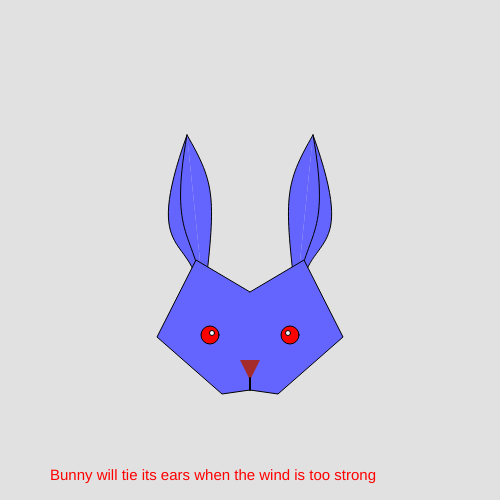
Frame 1 (no input)
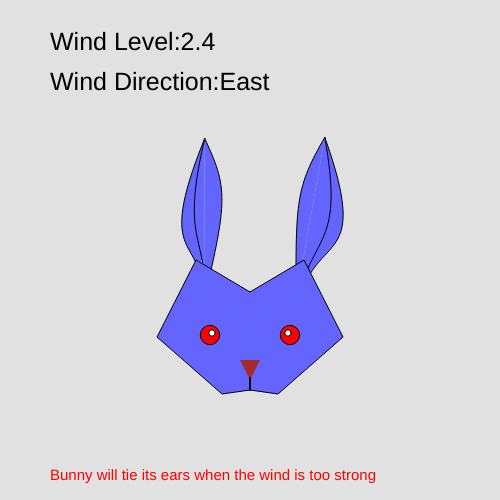
Frame 60 (no input)
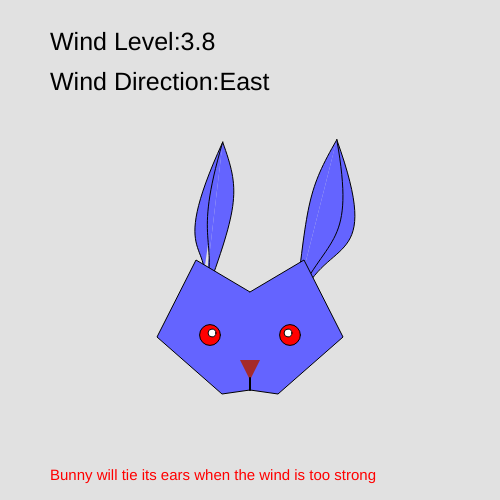
Frame 120 (the mouse pressed at the canvas centre since frame 60)

The p5.js sketch that drew these frames (run headless with seeded random() and noise() and a simulated clock; from frame 60 on, the mouse is pressed at the canvas centre):

// p5.js sketch
// ── sketch.js
let r;

function setup() {
  createCanvas(500, 500);
  // background(225);
  r = new Rabbit();
}

function draw() {
  background(225);
  r.display();
  r.blowWind();
  r.earBack();
  r.eyesBlink();
}

function keyPressed() {
  if (keyCode === LEFT_ARROW) {
    let westWind1 = createVector(-0.2, -0.04);
    let westWind2 = createVector(-0.3, -0.06);
    r.levelUp1(westWind1);
    r.levelUp2(westWind2);
  }
  if (keyCode === RIGHT_ARROW) {
    let eastWind1 = createVector(0.2, 0.04);
    let eastWind2 = createVector(0.3, 0.06);
    r.levelUp1(eastWind1);
    r.levelUp2(eastWind2);
  }
}

class Rabbit {
  constructor() {
    this.pos1 = createVector(304, 229);
    this.pos2 = createVector(360, 266);
    this.pos11 = createVector(284, 198);
    this.pos21 = createVector(284, 185);
    this.pos22 = createVector(332, 242);
    this.pos3 = createVector(313, 135);
    this.pos4 = createVector(196, 230);
    this.pos41 = createVector(216, 198);
    this.pos5 = createVector(140, 266);
    this.pos51 = createVector(216, 185);
    this.pos52 = createVector(168, 242);
    this.pos6 = createVector(187, 135);

    this.vel1 = createVector(0.2, 0.04);
    this.vel2 = createVector(0.3, 0.06);
    this.acc1 = createVector();
    this.acc2 = createVector();

    this.rad1 = 18;
    this.rad2 = 5;
  }
  display() {
    push();
    if (this.pos3.x > 313) {
      textSize(25);
      text("Wind Direction:East", 50, 90);
      let n = map(this.pos3.x, 313, 372, 1, 8);
      n = n.toFixed(1);
      textSize(25);
      text("Wind Level:" + n, 50, 50);
    }
    if (this.pos3.x < 313) {
      textSize(25);
      text("Wind Direction:West", 50, 90);
      let n = map(this.pos6.x, 187, 128, 1, 8);
      n = n.toFixed(1);
      textSize(25);
      text("Wind Level:" + n, 50, 50);
    }
    pop();
    
    push();
  textSize(15);
  fill(255,0,0);
  text('Bunny will tie its ears when the wind is too strong',50,480);
pop();
    
    
    push();
    fill(100, 100, 255);
    bezier(
      300,
      300,
      this.pos1.x,
      this.pos1.y,
      this.pos2.x,
      this.pos2.y,
      this.pos3.x,
      this.pos3.y
    );
    bezier(
      296,
      300,
      this.pos11.x,
      this.pos11.y,
      this.pos21.x,
      this.pos21.y,
      this.pos3.x,
      this.pos3.y
    );
    bezier(
      296,
      300,
      this.pos1.x,
      this.pos1.y,
      this.pos22.x,
      this.pos22.y,
      this.pos3.x,
      this.pos3.y
    );
    //right
    bezier(
      200,
      300,
      this.pos4.x,
      this.pos4.y,
      this.pos5.x,
      this.pos5.y,
      this.pos6.x,
      this.pos6.y
    );
    bezier(
      204,
      300,
      this.pos41.x,
      this.pos41.y,
      this.pos51.x,
      this.pos51.y,
      this.pos6.x,
      this.pos6.y
    );
    bezier(
      204,
      300,
      this.pos4.x,
      this.pos4.y,
      this.pos52.x,
      this.pos52.y,
      this.pos6.x,
      this.pos6.y
    );
    //left
    pop();

    push();
    fill(100, 100, 255);
    beginShape();
    vertex(250, 292);
    vertex(196, 260);
    vertex(157, 337);
    vertex(222, 394);
    vertex(250, 390);
    endShape();
    beginShape();
    vertex(250, 292);
    vertex(304, 260);
    vertex(343, 337);
    vertex(278, 394);
    vertex(250, 390);
    endShape();
    pop();

    push();
    translate(width / 2, height / 2);
    fill(255, 0, 0);
    circle(40, 85, this.rad1);
    circle(-40, 85, this.rad1);
    fill(255);
    circle(38, 83, this.rad2);
    circle(-38, 83, this.rad2);
    noStroke();
    fill(color("brown"));
    triangle(-10, 110, 0, 130, 10, 110);
    pop();

    push();
    translate(width / 2, height / 2);
    fill(0);
    strokeWeight(2);
    line(0, 128, 0, 140);
    pop();
  }
  blowWind() {
    this.pos1.add(this.vel1);
    this.pos11.add(this.vel1);
    this.pos2.add(this.vel1);
    this.pos21.add(this.vel1);
    this.pos22.add(this.vel1);
    this.pos3.add(this.vel1);

    this.pos4.add(this.vel1);
    this.pos41.add(this.vel1);
    this.pos5.add(this.vel1);
    this.pos51.add(this.vel1);
    this.pos52.add(this.vel1);
    this.pos6.add(this.vel2);
  }

  levelUp1(level1) {
    this.acc1.add(level1);
    this.vel1.add(this.acc1);
    this.acc1.mult(0);
  }
  levelUp2(level2) {
    this.acc2.add(level2);
    this.vel2.add(this.acc2);
    this.acc2.mult(0);
  }
  earBack() {
    if (this.pos3.x > 372) {
      let back1 = createVector(-1.2, -0.24);
      let back2 = createVector(-1.8, -0.36);
      this.vel1.add(back1);
      this.vel2.add(back2);
    }
    if (this.pos6.x < 128) {
      let back3 = createVector(1.2, 0.24);
      let back4 = createVector(1.8, 0.36);
      this.vel1.add(back3);
      this.vel2.add(back4);
    }
  }
  eyesBlink() {
    if (this.pos3.x > 313) {
      this.rad1 = map(this.pos3.x, 313, 372, 18, 25);
      this.rad2 = map(this.pos3.x, 313, 372, 5, 12);
    }
    if (this.pos3.x < 313) {
      this.rad1 = map(this.pos6.x, 187, 128, 18, 25);
      this.rad2 = map(this.pos6.x, 187, 128, 5, 12);
    }
  }
}

//function mousePressed() {
// console.log("vertex(" + mouseX + "," + mouseY + ")");
//}
